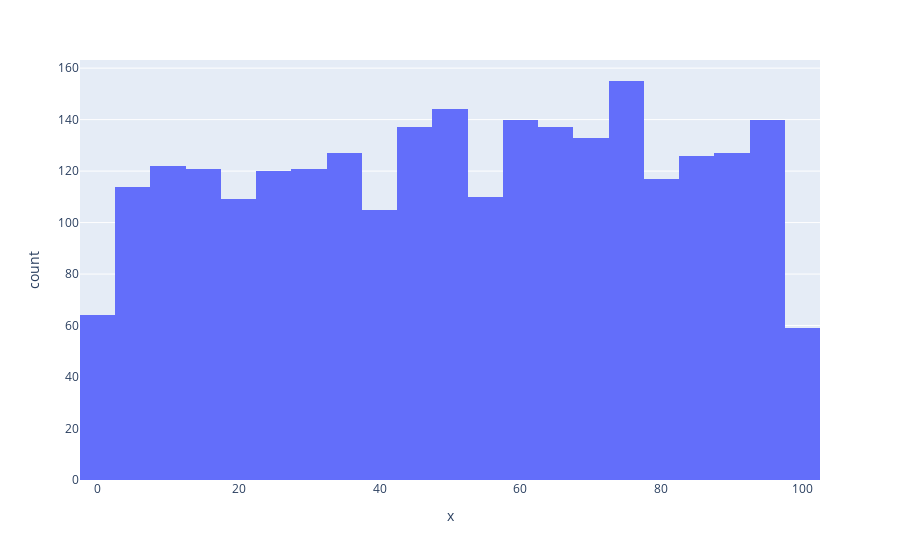

The notebook cell saved with this chart:
### Code cell
import plotly.express as px

fig = px.histogram(x=y_amount[y_amount < 100])
fig.show()

### Figure 1 — Plotly figure (JSON) as saved in the notebook; plotly's stock layout.template omitted (floating-point values rounded to 4 significant figures; data arrays with more than 128 entries replaced by an {"elided": "..."} marker saying what was removed)
{"data": [{"alignmentgroup": "True", "bingroup": "x", "hovertemplate": "x=%{x}<br>count=%{y}<extra></extra>", "legendgroup": "", "marker": {"color": "#636efa", "pattern": {"shape": ""}}, "name": "", "offsetgroup": "", "orientation": "v", "showlegend": false, "type": "histogram", "x": {"elided": "2528 float values"}, "xaxis": "x", "yaxis": "y"}], "layout": {"barmode": "relative", "legend": {"tracegroupgap": 0}, "margin": {"t": 60}, "xaxis": {"anchor": "y", "domain": [0, 1], "title": {"text": "x"}}, "yaxis": {"anchor": "x", "domain": [0, 1], "title": {"text": "count"}}}}
